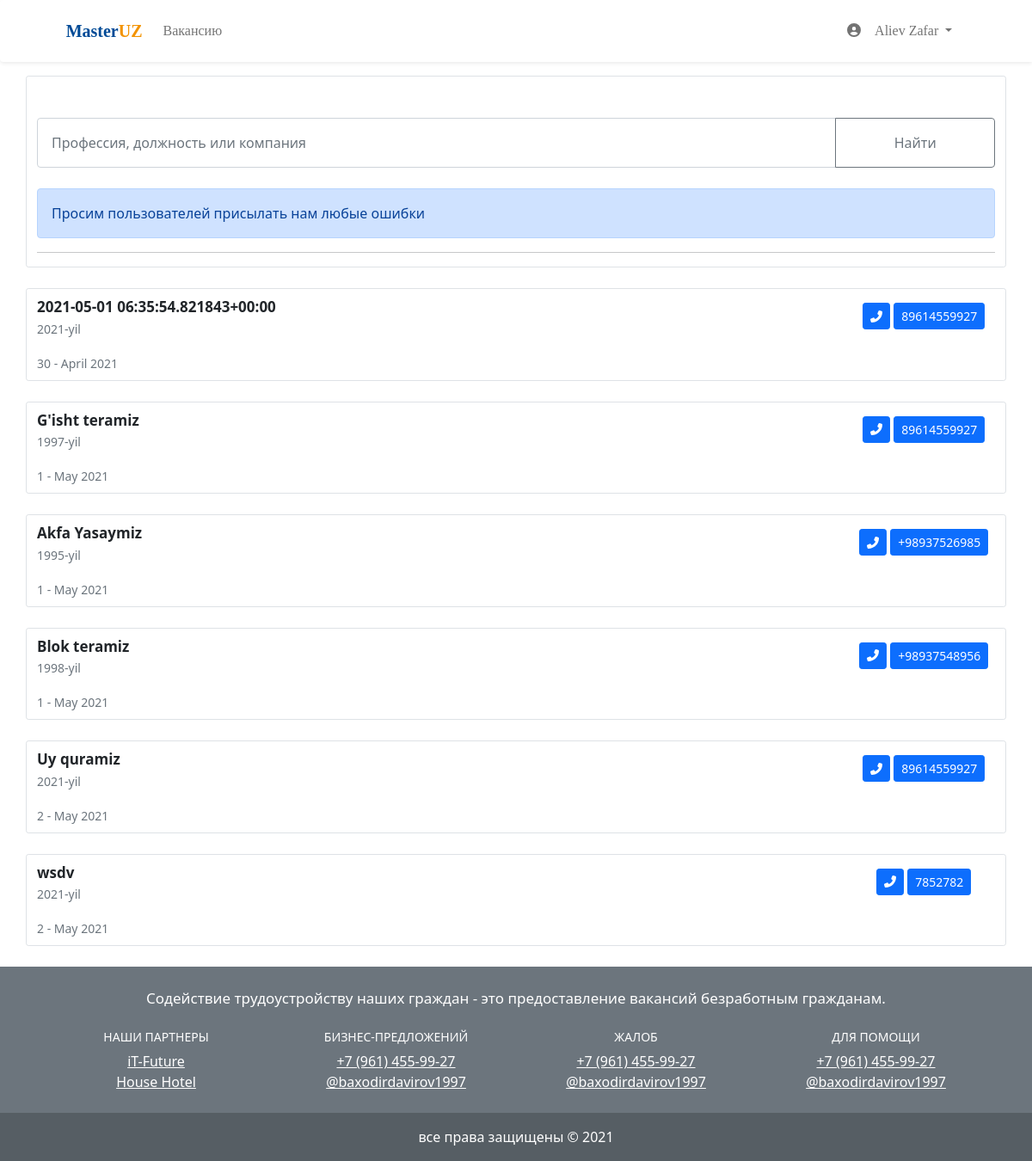
The page /company/ (signed in) on the database its author committed.
### accounts/models.py (models this page shows)
class User(AbstractUser):
    last_name = models.CharField(max_length=100)
    first_name = models.CharField(max_length=100)
    email = models.CharField(max_length=100)
    class Meta:
        verbose_name = '1. UMUMIY FOYDALANUVCHILAR BAZASI'
        verbose_name_plural = '1. UMUMIY FOYDALANUVCHILAR BAZASI'

### summary/models.py (models this page shows, shortened)
class Summary(models.Model):
	title = "Tarjimai hol"
	pub_date = models.DateTimeField(auto_now_add=True)
	title1 = "Aloqa ma'lumotlari"
	user = models.ForeignKey(User, on_delete = models.CASCADE)
	last_name = models.CharField(max_length=100, verbose_name="Familya")
	first_name = models.CharField(max_length=100, verbose_name="Ism")
	phone_name = models.CharField(max_length=100, verbose_name="Telefon nomer")
	provinces = models.ForeignKey(Uzbekiston_provinces, models.SET_NULL, blank=True, null=True,)
	region = models.ForeignKey(Uzbekiston_region, models.SET_NULL, blank=True, null=True,)
	title2 = "Asosiy ma'lumotlar"
	data_time = models.DateField()
	SEX = (
		('Мужской', 'Мужской'),
		('Женский', 'Женский'),
        )
	sex = models.CharField(max_length =100, choices = SEX)
	citizenship = models.ManyToManyField(to='category.Citizenship')
	WORKEX = (
		("Есть опыт работы", "Есть опыт работы"),
		("Нет опыта работы", "Нет опыта работы"),
        )
	workexper = models.CharField(max_length =100, choices = WORKEX)
	carobjec = models.CharField(max_length=100, verbose_name="Kareriya maqsadi")
	key_skills = models.TextField(verbose_name="Talluqli soxalar")
	thesalary = models.CharField(max_length=100, verbose_name="$$$")
	MONEY = (
        ('USD', "USD"),
        ('RUB', "RUB"),
        ("UZS", "UZS"),
    )
	moneys = models.CharField(max_length =100, choices = MONEY)
	speciali = models.ManyToManyField(to='category.Specialization')
	profess = models.ForeignKey(Professiona, models.SET_NULL, blank=True, null=True,)
	thchopr = models.ForeignKey(Thchoprofar, models.SET_NULL, blank=True, null=True,)
	image1 = models.ImageField(null=True, blank=True, upload_to='images/')
	image2 = models.ImageField(null=True, blank=True, upload_to='images/')
	image3 = models.ImageField(null=True, blank=True, upload_to='images/')
	image4 = models.ImageField(null=True, blank=True, upload_to='images/')
	image5 = models.ImageField(null=True, blank=True, upload_to='images/')
	image6 = models.ImageField(null=True, blank=True, upload_to='images/')
	class Meta:
		verbose_name = "E'LON TARJIMAI HOL"
		verbose_name_plural = "E'LON TARJIMAI HOL"

### accounts/decorators.py (the view)
		def wrapper_func(request, *args, **kwargs):
			group = None
			if request.user.groups.exists():
				group = request.user.groups.all()[0].name
			if group in allowed_roles:
				return view_func(request, *args, **kwargs)
			else:
				return HttpResponse('Ushbu sahifani korish huquqiga ega emassiz')

### company/views.py (called while the page is built)
@allowed_users(allowed_roles=['vacancies'])
def company(request):
    filter = SummaryFilter(request.GET, queryset=Summary.objects.all())
    object_list = filter.qs
    context = {"object_list": object_list, "filter":filter}
    return render(request, 'company/company.html', context)

### company/templates/company/company.html (shortened to what this page needs)
{% extends 'base.html' %}
{% load static %}
{% block menu %}
<header class="" style="border-radius: 0px; font-family: 'Baloo Chettan 2';">
  <nav class="navbar navbar-expand-lg navbar-light bg-light shadow-sm p-3 bg-body rounded-start">
    <div class="container-fluid col-lg-11 ms-auto">
    <a class="navbar-brand landing-brand" href="{% url 'company' %}" style="font-weight: bold; font-size: 20px; color: rgb(0, 74, 150);">
      Master<font style="color: rgb(243,147,0);">UZ</font></a>
  <div class="collapse navbar-collapse" id="navbarSupportedContent">
  <ul class="navbar-nav">
  <li class="nav-item">
  <a class="nav-link" href="{% url 'jobs' %}">Вакансию</a>
  </li>
  </ul>
  </div>
    <div class="collapse navbar-collapse" id="navbarSupportedContent">
      <ul class="navbar-nav ms-auto mx-2">
      <li class="nav-item menu_icon">
      <a class="nav-link" href="#"><i class="fas fa-user-circle account_logatip"></i></a>
      </li>
      <li class="nav-item dropdown">
      <a class="nav-link dropdown-toggle" href="#" id="navbarDropdownMenuLink" role="button" data-bs-toggle="dropdown" aria-expanded="false">
      {{request.user.last_name}} {{request.user.first_name}}
      </a>
      </li>
      </ul>
    </div>
  </div>
  </nav>
</header>
{% endblock %}
{% block content %}
<div class="container-fluid mb-4">
<div class="container border rounded-1 mt-3">
<form method="GET">
<div class="input-group mt-5">
 {{ filter.form.carobjec }}
<button class="btn btn-outline-secondary col-lg-2" type="submit" id="button-addon2">Найти</button>
</div>
</form>
<div class="col-lg-12 mt-1">
<div class="alert alert-primary mt-4">
Просим пользователей присылать нам любые ошибки
</div>
<hr>
</div>
</div>
</div>
{% for s in object_list %}
<div class="container-fluid mt-2 mb-4">
<div class="container border rounded-1 pt-2 pb-2">
<div class="row">
<div class="col-8 col-lg-10">
<div class="fw-bold" style="font-size: 17px;">{{s.carobjec}}</div>
<div class="text-muted"><small>{{s.data_time|date:"Y"}}-yil</small></div>
<div class="mt-3">
  <small class="text-muted">
  {{s.pub_date|date:"j"}} - {{s.pub_date|date:"F"}} {{s.pub_date|date:"Y"}}
  </small>
</div>
</div>
<div class="col-4 col-lg-2">
  <div align="center" class="mt-2">
  <a href="tel:{{s.phone_name}}" style="text-decoration: none;">
  <button type="button" class="btn btn-primary btn-sm m-auto rounded-1"><i class="fas fa-phone-alt"></i>
  </button>
  <button type="button" class="btn btn-primary btn-sm m-auto rounded-1 style_phone">{{s.phone_name}}</button>
  </a>
</div>
</div>
</div>
</div>
</div>
{% endfor %}
{% endblock %}

### rows shown on the page
User: user.last_name "Aliev", user.first_name "Zafar"
Summary: carobjec "2021-05-01 06:35:54.821843+00:00", data_time "2021", pub_date "30", pub_date "April", pub_date "2021", phone_name "89614559927"
Summary: carobjec "G'isht teramiz", data_time "1997", pub_date "1", pub_date "May", pub_date "2021", phone_name "89614559927"
Summary: carobjec "Akfa Yasaymiz", data_time "1995", pub_date "1", pub_date "May", pub_date "2021", phone_name "+98937526985"
Summary: carobjec "Blok teramiz", data_time "1998", pub_date "1", pub_date "May", pub_date "2021", phone_name "+98937548956"
Summary: carobjec "Uy quramiz", data_time "2021", pub_date "2", pub_date "May", pub_date "2021", phone_name "89614559927"
Summary: carobjec "wsdv", data_time "2021", pub_date "2", pub_date "May", pub_date "2021", phone_name "7852782"
